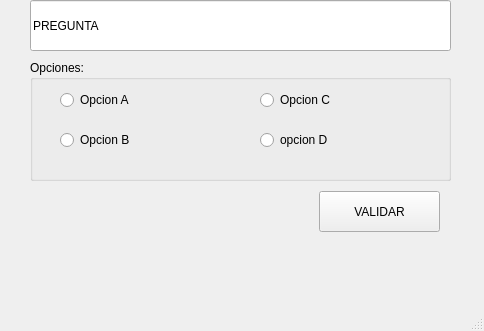
<?xml version="1.0" encoding="UTF-8"?>
<ui version="4.0">
 <class>MainWindow</class>
 <widget class="QMainWindow" name="MainWindow">
  <property name="geometry">
   <rect>
    <x>0</x>
    <y>0</y>
    <width>484</width>
    <height>331</height>
   </rect>
  </property>
  <property name="windowTitle">
   <string>MainWindow</string>
  </property>
  <widget class="QWidget" name="centralwidget">
   <widget class="QLineEdit" name="txt_pregunta">
    <property name="geometry">
     <rect>
      <x>30</x>
      <y>0</y>
      <width>421</width>
      <height>51</height>
     </rect>
    </property>
    <property name="text">
     <string>PREGUNTA</string>
    </property>
   </widget>
   <widget class="QGroupBox" name="groupBox">
    <property name="geometry">
     <rect>
      <x>30</x>
      <y>60</y>
      <width>421</width>
      <height>121</height>
     </rect>
    </property>
    <property name="title">
     <string>Opciones:</string>
    </property>
    <widget class="QRadioButton" name="rb_opcionA">
     <property name="geometry">
      <rect>
       <x>30</x>
       <y>30</y>
       <width>99</width>
       <height>20</height>
      </rect>
     </property>
     <property name="text">
      <string>Opcion A</string>
     </property>
    </widget>
    <widget class="QRadioButton" name="rb_opcionC">
     <property name="geometry">
      <rect>
       <x>230</x>
       <y>30</y>
       <width>99</width>
       <height>20</height>
      </rect>
     </property>
     <property name="text">
      <string>Opcion C</string>
     </property>
    </widget>
    <widget class="QRadioButton" name="rb_opcionB">
     <property name="geometry">
      <rect>
       <x>30</x>
       <y>70</y>
       <width>99</width>
       <height>20</height>
      </rect>
     </property>
     <property name="text">
      <string>Opcion B</string>
     </property>
    </widget>
    <widget class="QRadioButton" name="rb_opcionD">
     <property name="geometry">
      <rect>
       <x>230</x>
       <y>70</y>
       <width>99</width>
       <height>20</height>
      </rect>
     </property>
     <property name="text">
      <string>opcion D</string>
     </property>
    </widget>
   </widget>
   <widget class="QPushButton" name="btn_validar">
    <property name="geometry">
     <rect>
      <x>319</x>
      <y>191</y>
      <width>121</width>
      <height>41</height>
     </rect>
    </property>
    <property name="text">
     <string>VALIDAR</string>
    </property>
   </widget>
  </widget>
  <widget class="QMenuBar" name="menubar">
   <property name="geometry">
    <rect>
     <x>0</x>
     <y>0</y>
     <width>484</width>
     <height>21</height>
    </rect>
   </property>
  </widget>
  <widget class="QStatusBar" name="statusbar"/>
 </widget>
 <resources/>
 <connections/>
</ui>
